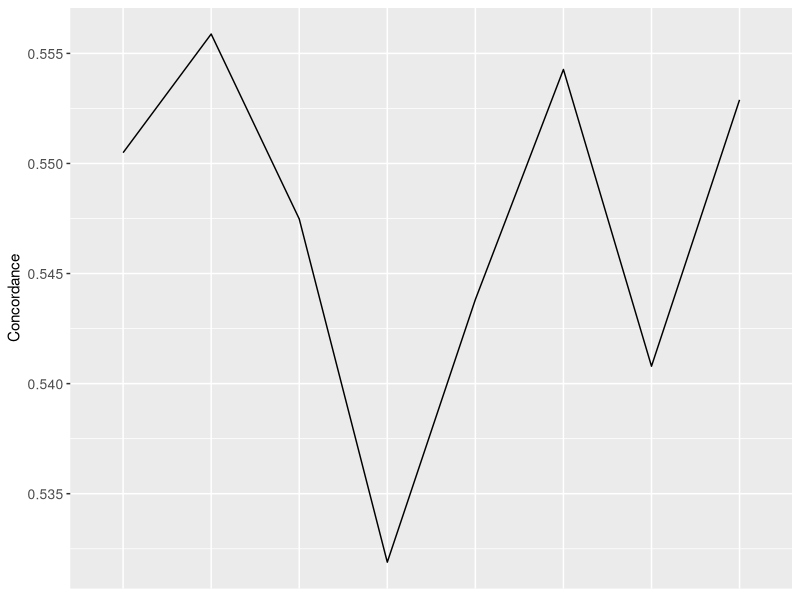
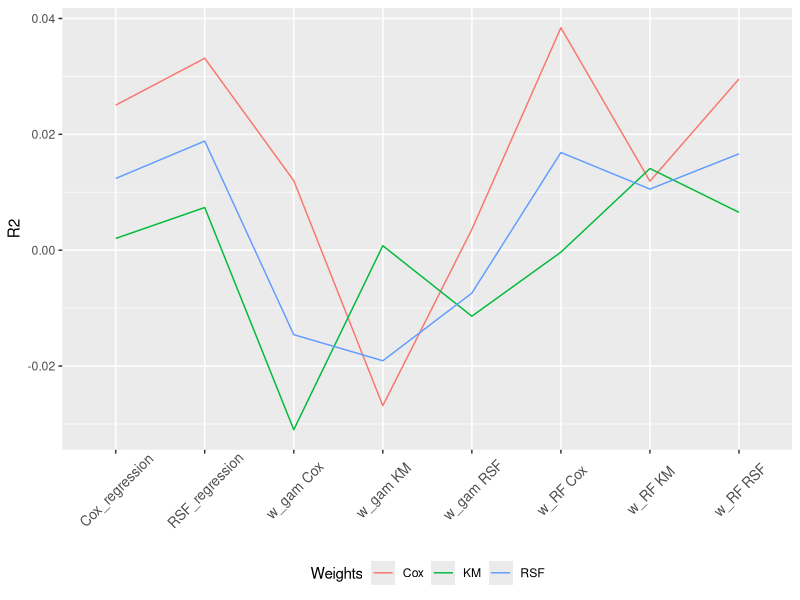
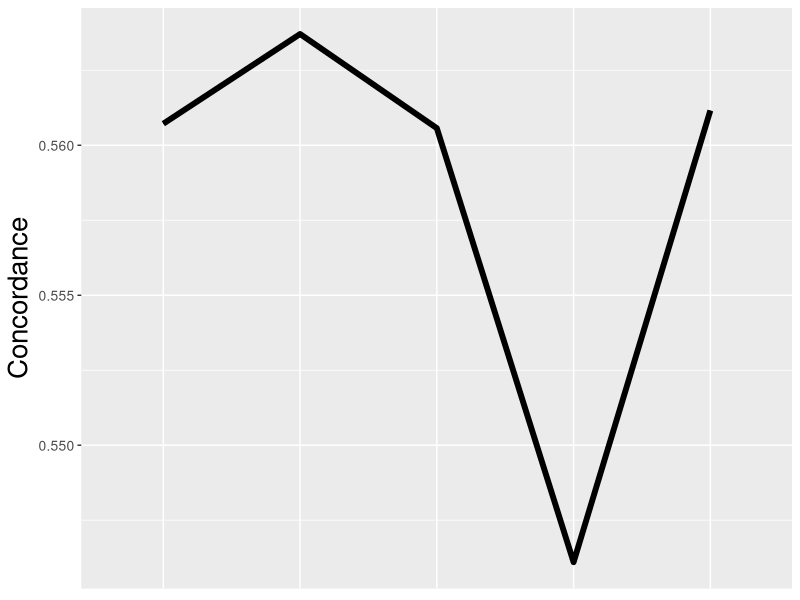
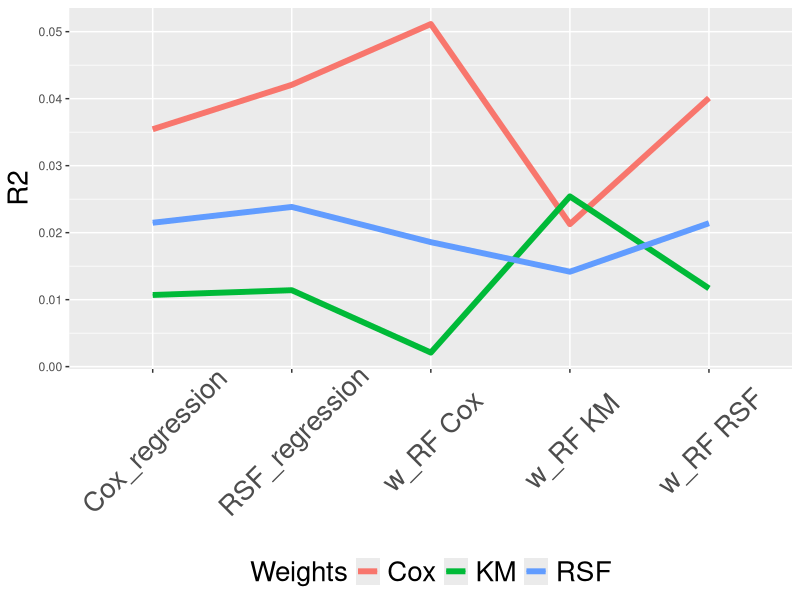
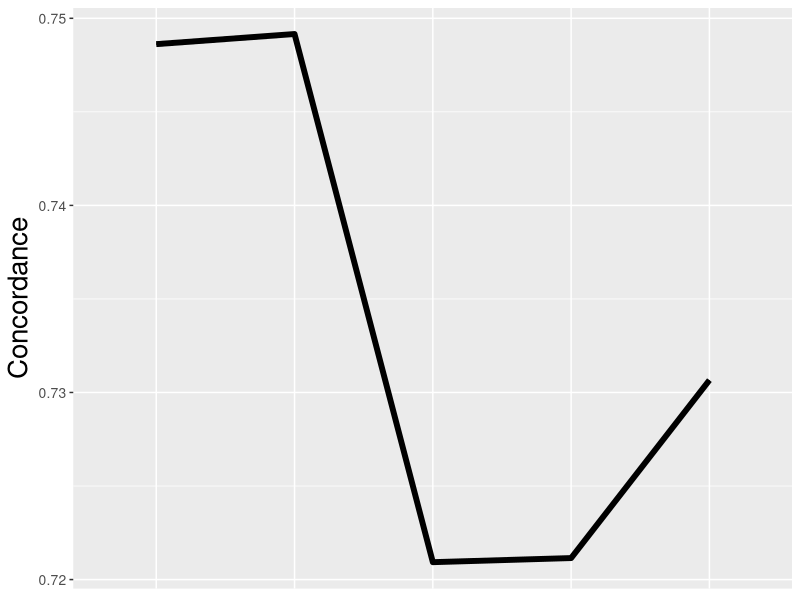
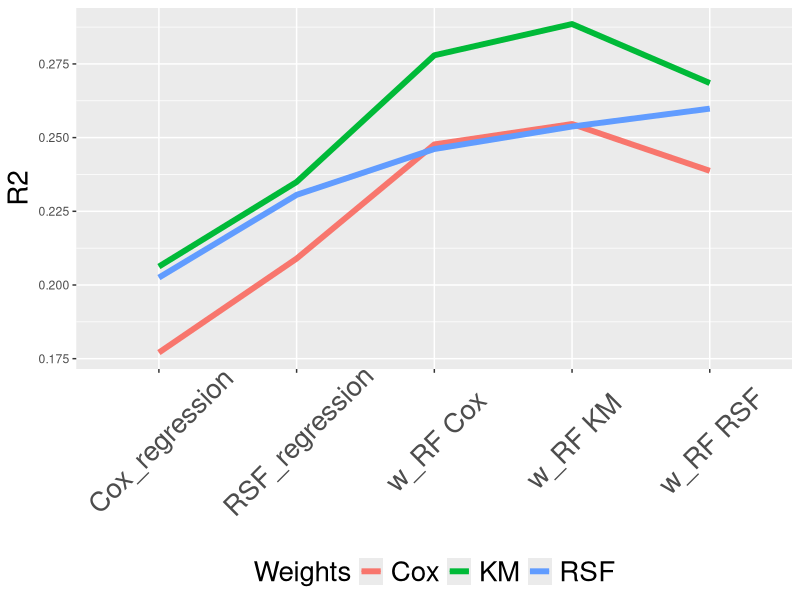

Source code (R) for these figures, in order:

multiplot <- function(..., plotlist=NULL, file, cols=1, layout=NULL) {
  ## fonction qui permet de faire des images avec plusieurs graphiques avec ggplot2
  library(grid)
  
  # Make a list from the ... arguments and plotlist
  plots <- c(list(...), plotlist)
  
  numPlots = length(plots)
  
  # If layout is NULL, then use 'cols' to determine layout
  if (is.null(layout)) {
    # Make the panel
    # ncol: Number of columns of plots
    # nrow: Number of rows needed, calculated from # of cols
    layout <- matrix(seq(1, cols * ceiling(numPlots/cols)),
                     ncol = cols, nrow = ceiling(numPlots/cols))
  }
  
  if (numPlots==1) {
    print(plots[[1]])
    
  } else {
    # Set up the page
    grid.newpage()
    pushViewport(viewport(layout = grid.layout(nrow(layout), ncol(layout))))
    
    # Make each plot, in the correct location
    for (i in 1:numPlots) {
      # Get the i,j matrix positions of the regions that contain this subplot
      matchidx <- as.data.frame(which(layout == i, arr.ind = TRUE))
      
      print(plots[[i]], vp = viewport(layout.pos.row = matchidx$row,
                                      layout.pos.col = matchidx$col))
    }
  }
}


make_plot_results = function(data_results){
  
  #Concordance
  stat_concordance = data_results %>% 
    group_by(algo, type_weights) %>%
    slice(which.max(mean_concordance))
  stat_concordance$model = gsub(" NA","",paste(stat_concordance$algo, stat_concordance$type_weights))
  
  plot_concordance = ggplot(data = data.frame(stat_concordance), aes(x = model, y = mean_concordance, group = 1)) +
    geom_line() +
    theme(axis.text.x = element_blank(),
          axis.title.x = element_blank(), 
          axis.ticks.x = element_blank(),
          axis.text.y = element_text(size = 10)) +
    ylab("Concordance")
  
  
  #R2
  stat_KM_R2 = data_results %>% 
    group_by(algo, type_weights) %>%
    slice(which.max(mean_KM_R2))
  stat_KM_R2$model = gsub(" NA","",paste(stat_KM_R2$algo, stat_KM_R2$type_weights))
  stat_KM_R2$mean_R2 = stat_KM_R2$mean_KM_R2
  stat_KM_R2$Weights = "KM"
  
  stat_Cox_R2 = data_results %>% 
    group_by(algo, type_weights) %>%
    slice(which.max(mean_Cox_R2))
  stat_Cox_R2$model = gsub(" NA","",paste(stat_Cox_R2$algo, stat_Cox_R2$type_weights))
  stat_Cox_R2$mean_R2 = stat_Cox_R2$mean_Cox_R2
  stat_Cox_R2$Weights = "Cox"
  
  stat_RSF_R2 = data_results %>% 
    group_by(algo, type_weights) %>%
    slice(which.max(mean_RSF_R2))
  stat_RSF_R2$model = gsub(" NA","",paste(stat_RSF_R2$algo, stat_RSF_R2$type_weights))
  stat_RSF_R2$mean_R2 = stat_RSF_R2$mean_RSF_R2
  stat_RSF_R2$Weights = "RSF"
  
  plot_R2 = ggplot( data = rbind(stat_KM_R2[,c("model","mean_R2","Weights")],
                                 stat_Cox_R2[,c("model","mean_R2","Weights")],
                                 stat_RSF_R2[,c("model","mean_R2","Weights")]) , 
                    aes(x = model, y = mean_R2, group = Weights, colour = Weights)) +
    geom_line() +
    ylab("R2") +
    theme(legend.position = "bottom",
          axis.text.x = element_text(angle = 45, size = 10, vjust = 0.6),
          axis.title.x = element_blank())
  
  return(list(plot_concordance = plot_concordance, plot_R2 = plot_R2))
}


library(ggplot2)
library(dplyr)
setwd("~/Google Drive/missions forsides/Santiane 2016/weighted_RF_survival/présentations/2017-07-04Talk IME")

res_santiane_fct_cash_flow_2000obs_summary = read.csv("output_2017-07-01/res_santiane_fct_cash_flow_2000obs_summary.csv")
res_santiane_fct_cash_flow_10000obs_summary = read.csv("output_2017-07-01/res_santiane_fct_cash_flow_10000obs_summary.csv")
res_transplant_identite_summary = read.csv("output_2017-06-30/res_transplant_identite_summary.csv")

list_plots_santiane_fct_cash_flow = make_plot_results(data_results = res_santiane_fct_cash_flow_2000obs_summary)
list_plots_santiane_fct_cash_flow$plot_concordance
list_plots_santiane_fct_cash_flow$plot_R2

list_plots_santiane_fct_cash_flow_10000obs = make_plot_results(
  data_results = res_santiane_fct_cash_flow_10000obs_summary[-grep("w_gam",res_santiane_fct_cash_flow_10000obs_summary$algo),])
list_plots_santiane_fct_cash_flow_10000obs$plot_concordance + 
  theme(axis.title.y = element_text(size = 20)) +
  geom_line(size = 2)
list_plots_santiane_fct_cash_flow_10000obs$plot_R2 + 
  theme(axis.text.x = element_text(size = 20),
        legend.text = element_text(size = 20),
        legend.title = element_text(size = 20),
        axis.title.y = element_text(size = 20)) +
  geom_line(size = 2)


list_plots_transplant_identite = make_plot_results(
  data_results = res_transplant_identite_summary[-grep("w_gam",res_transplant_identite_summary$algo),])
list_plots_transplant_identite$plot_concordance + 
  theme(axis.title.y = element_text(size = 20)) +
  geom_line(size = 2)
list_plots_transplant_identite$plot_R2 + 
  theme(axis.text.x = element_text(size = 20),
        legend.text = element_text(size = 20),
        legend.title = element_text(size = 20),
        axis.title.y = element_text(size = 20)) +
  geom_line(size = 2)







